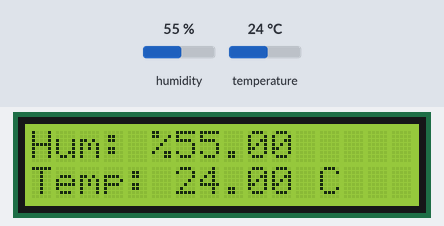
Bench run of a sketch on a simulated Arduino Uno, built with avr-gcc and run on an emulated ATmega328P. Shown: 16×2 character LCD. The test bench sets the inputs (shaded band); at power-on: humidity 55 %, temperature 24 °C.

Above: at 1.2 s.
1.3 s: humidity set to 22 %
At 9.1 s:
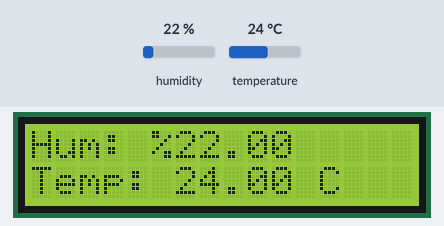
13.6 s: temperature set to 12 °C
At 17.5 s:
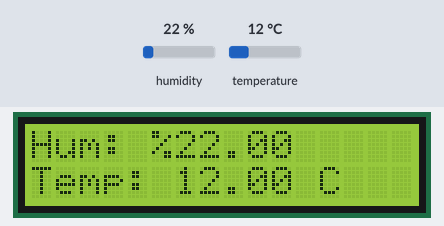
21.7 s: humidity set to 40 %
At 24.6 s:
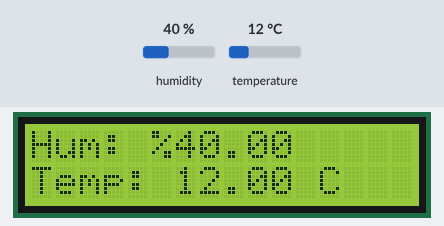
29.8 s: temperature set to 19 °C
At 33.0 s:
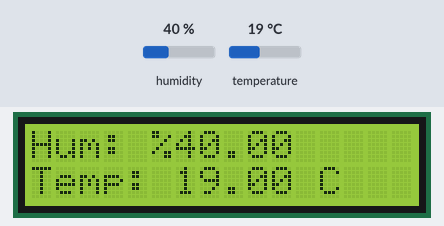
Timing chart, 0 to 34.5 s (numbered marks = the images above; inputs shaded):
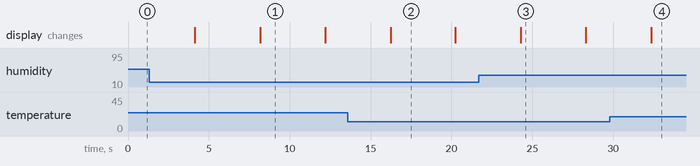

The sketch:

Sicaklik_ve_nem.ino
```cpp
#include <LiquidCrystal_I2C.h>
#include <dht11.h> // dht11 kütüphanesini ekliyoruz.
#define DHT11PIN 8 // DHT11PIN olarak Dijital 2'yi belirliyoruz.
dht11 DHT11;
LiquidCrystal_I2C lcd(0x27,16,2);

void setup()
{
  lcd.begin();
}

void loop()
{

  // Bir satır boşluk bırakıyoruz serial monitörde.

  // Sensörün okunup okunmadığını konrol ediyoruz.
  // chk 0 ise sorunsuz okunuyor demektir. Sorun yaşarsanız
  // chk değerini serial monitörde yazdırıp kontrol edebilirsiniz.
  int chk = DHT11.read(DHT11PIN);
  lcd.setCursor(0,0);
  lcd.print("Hum: ");
  lcd.print("%");
  lcd.print((float)DHT11.humidity, 2);
  lcd.setCursor(0,1);
  lcd.print("Temp: ");
  lcd.print((float)DHT11.temperature, 2);
  lcd.print(" C");
  Serial.print("Nem (%): ");
  Serial.println((float)DHT11.humidity, 2);
  Serial.print("Sicaklik (Santigrat): ");
  Serial.println((float)DHT11.temperature, 2);

  delay(4000);
  lcd.clear();
  lcd.setCursor(0,0);
  lcd.print("Berk Onder");
  delay(4000);
}
```

Measured:
- after the input at 1.3 s, the display: first differs from a run without the input after 6.9 s (image 1)
- after the input at 13.6 s, the display: changes after 2.6 s (image 2)
- after the input at 21.7 s, the display: changes after 2.6 s (image 3)
- after the input at 29.8 s, the display: changes after 2.6 s (image 4)
- what the display in image 1 shows lasts 4.0 s, from 8.2 s to 12.2 s
